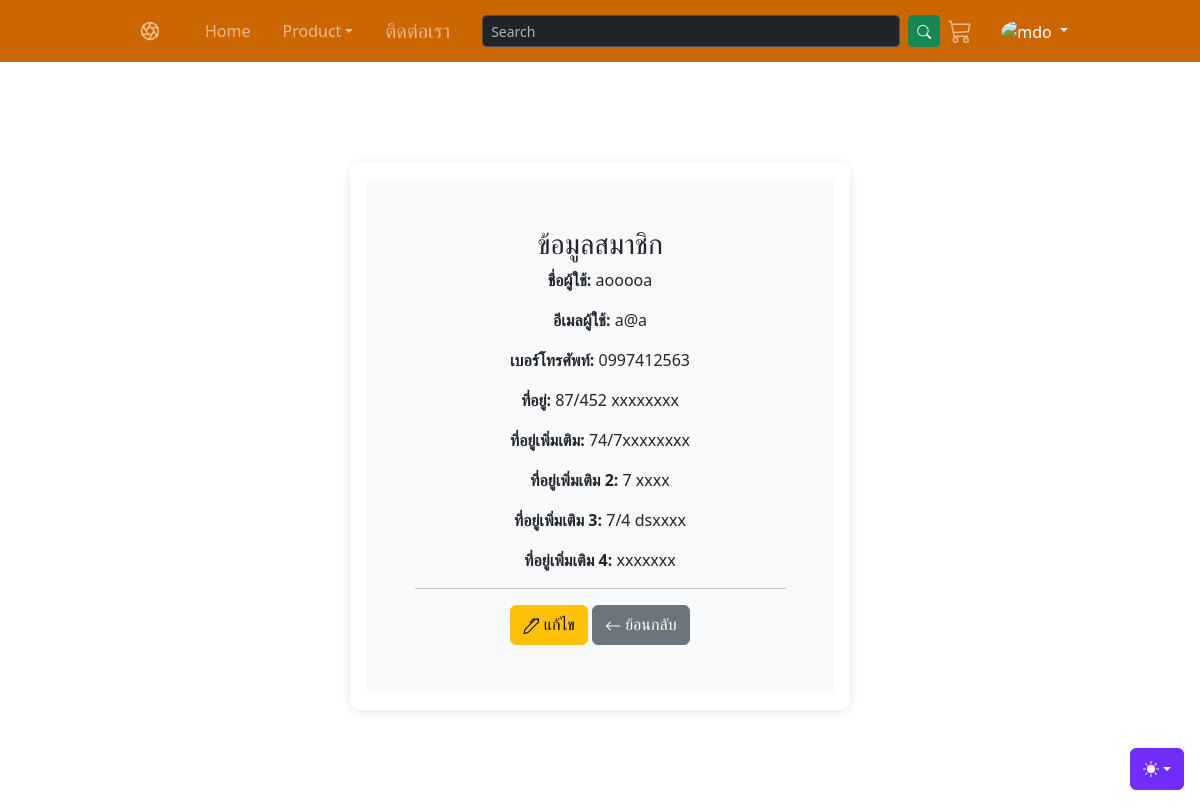
Page /product/Profile.php?u_id=44 on the committed database.
### tables this page shows
CREATE TABLE `users` (
  `u_id` int(7) NOT NULL,
  `u_fullname` varchar(200) NOT NULL,
  `u_email` varchar(200) NOT NULL,
  `u_password` varchar(200) NOT NULL,
  `u_tel` varchar(200) NOT NULL,
  `u_address` text NOT NULL,
  `u_address2` text NOT NULL,
  `u_address3` text NOT NULL,
  `u_address4` text NOT NULL,
  `u_address5` text NOT NULL
);

### product/Profile.php (the view, shortened to what this page needs)
<!doctype html>
<html lang="en" data-bs-theme="auto">
  <head><script src="../assets/js/color-modes.js"></script>
   <link href="https://cdn.jsdelivr.net/npm/bootstrap@5.3.3/dist/css/bootstrap.min.css" rel="stylesheet">
<link rel="stylesheet" href="https://cdn.jsdelivr.net/npm/bootstrap-icons@1.11.3/font/bootstrap-icons.min.css">
    <link href="https://cdn.jsdelivr.net/npm/bootstrap@5.3.0-alpha1/dist/css/bootstrap.min.css" rel="stylesheet">
    <link rel="stylesheet" href="https://cdn.jsdelivr.net/npm/@docsearch/css@3">
<link href="../assets/dist/css/bootstrap.min.css" rel="stylesheet">
    <link href="product.css" rel="stylesheet">
  </head>
  <body>
    <div class="dropdown position-fixed bottom-0 end-0 mb-3 me-3 bd-mode-toggle">
      <button class="btn btn-bd-primary py-2 dropdown-toggle d-flex align-items-center"
              id="bd-theme"
              type="button"
              aria-expanded="false"
              data-bs-toggle="dropdown"
              aria-label="Toggle theme (auto)">
        <svg class="bi my-1 theme-icon-active" width="1em" height="1em"><use href="#circle-half"></use></svg>
      </button>
    </div>
<nav class="navbar navbar-expand-md" style="background-color:#CC6600;" data-bs-theme="dark">
  <div class="container">
    <div class="offcanvas offcanvas-end" tabindex="-1" id="offcanvas" aria-labelledby="offcanvasLabel">
      <div class="offcanvas-body">
        <ul class="navbar-nav d-flex justify-content-between w-100 align-items-center">
          <li class="nav-item me-4"><a class="nav-link fs-5" href="index.php">
            <svg class="bi" width="20" height="20"><use xlink:href="#aperture"/></svg>
          </a></li>
			   <li class="nav-item me-3"><a class="nav-link fs-6" href="mainpage.php">Home</a></li>
				<li class="nav-item dropdown me-3">
				<a class="nav-link dropdown-toggle fs-6" href="#" id="navbarDropdown" role="button" data-bs-toggle="dropdown" aria-expanded="false">
					Product
				</a>
			</li>
          <li class="nav-item me-4"><a class="nav-link fs-5" href="me2.php">ติดต่อเรา      </a></li>
          <li class="nav-item flex-grow-1">
            <form method="post" action="" class="d-flex justify-content-center">
              <input type="text" Placeholder="Search" name="search" class="form-control form-control-sm me-2" autofocus>
              <button class="btn btn-success btn-sm " type="submit" name="Submit"><i class="bi bi-search"></i></button>
            </form>
          </li>
          <li class="nav-item me-3"><a class="nav-link fs-6" href="basket.php">
            <svg class="bi " width="24" height="24"><use xlink:href="#cart"/></svg>
          </a></li>
<div class="dropdown text-end">
    <a href="#" class="d-block link-body-emphasis text-decoration-none dropdown-toggle" data-bs-toggle="dropdown" aria-expanded="false">
        <img src="https://github.com/mdo.png" alt="mdo" width="32" height="32" class="rounded-circle">
    </a>
</div>
        </ul>
      </div>
    </div>
  </div>
</nav>
<main class="form-signin w-100 m-100" style="margin-top: 100px;">
  <div class="position-relative overflow-hidden p-3 p-md-5 m-md-3 text-center bg-body-tertiary" >
<h3>ข้อมูลสมาชิก</h3>
<?php
include("connectdb.php");
if (isset($_GET['u_id'])) {
    $u_id = $_GET['u_id'];
    $sql = "SELECT * FROM users WHERE u_id = '$u_id'";
    $result = $conn->query($sql);
    if ($result->num_rows > 0) {
        $row = $result->fetch_assoc();
        echo '
        <div class="user-info">
            <p><strong>ชื่อผู้ใช้:</strong> ' . htmlspecialchars($row['u_fullname']) . '</p>
            <p><strong>อีเมลผู้ใช้:</strong> ' . htmlspecialchars($row['u_email']) . '</p>
            <p><strong>เบอร์โทรศัพท์:</strong> ' . htmlspecialchars($row['u_tel']) . '</p>
            <p><strong>ที่อยู่:</strong> ' . htmlspecialchars($row['u_address']) . '</p>
            <p><strong>ที่อยู่เพิ่มเติม:</strong> ' . htmlspecialchars($row['u_address2']) . '</p>
            <p><strong>ที่อยู่เพิ่มเติม 2:</strong> ' . htmlspecialchars($row['u_address3']) . '</p>
            <p><strong>ที่อยู่เพิ่มเติม 3:</strong> ' . htmlspecialchars($row['u_address4']) . '</p>
            <p><strong>ที่อยู่เพิ่มเติม 4:</strong> ' . htmlspecialchars($row['u_address5']) . '</p>
        </div>
		<hr>
        <a href="#" class="btn btn-warning " onclick="editUser(' . $row['u_id'] . ', \'' . htmlspecialchars($row['u_fullname']) . '\', \'' . htmlspecialchars($row['u_email']) . '\', \'' . htmlspecialchars($row['u_tel']) . '\', \'' . htmlspecialchars($row['u_address']) . '\', \'' . htmlspecialchars($row['u_address2']) . '\', \'' . htmlspecialchars($row['u_address3']) . '\', \'' . htmlspecialchars($row['u_address4']) . '\', \'' . htmlspecialchars($row['u_address5']) . '\')">
            <i class="bi bi-pen"></i> แก้ไข
        </a>
		<button type="button" class="btn btn-secondary" data-bs-dismiss="modal" onclick="window.location.href=\'mainpage.php\'"><i class="bi bi-arrow-left"></i> ย้อนกลับ</button>
        ';
    } else {
        echo "ไม่พบข้อมูลผู้ใช้";
    }
} else {
    echo "ไม่มีการส่งค่า u_id มา";
}
?>
</div>
  </main>
<footer class="container py-5">
</footer>
    </body>
</html>

### product/product.css (style rules this page uses)
.container { max-width: 960px; }

### product/Profile.php (style rules this page uses)
.bi { vertical-align: -.125em; fill: currentColor; }
.btn-bd-primary { --bd-violet-bg: #712cf9; --bd-violet-rgb: 112.520718, 44.062154, 249.437846; --bs-btn-font-weight: 600; --bs-btn-color: var(--bs-white); --bs-btn-bg: var(--bd-violet-bg); --bs-btn-border-color: var(--bd-violet-bg); --bs-btn-hover-color: var(--bs-white); --bs-btn-hover-bg: #6528e0; --bs-btn-hover-border-color: #6528e0; --bs-btn-focus-shadow-rgb: var(--bd-violet-rgb); --bs-btn-active-color: var(--bs-btn-hover-color); --bs-btn-active-bg: #5a23c8; --bs-btn-active-border-color: #5a23c8; }
.bd-mode-toggle { z-index: 1500; }
.navbar-nav .nav-item { white-space: nowrap; }
.nav-link { display: flex; align-items: center; }
.nav-link svg { margin-right: 5px; }
.form-signin { max-width: 500px; width: 100%; margin: auto; padding: 0.5px; background-color: rgba(255, 255, 255, 0.8); border-radius: 10px; box-shadow: 0 2px 10px rgba(0, 0, 0, 0.1); }

### rows in the picture
users: u_fullname "aooooa", u_email "a@a", u_tel "0997412563", u_address "87/452 xxxxxxxx", u_address2 "74/7xxxxxxxx", u_address3 "7 xxxx", u_address4 "7/4 dsxxxx", u_address5 "xxxxxxx"
